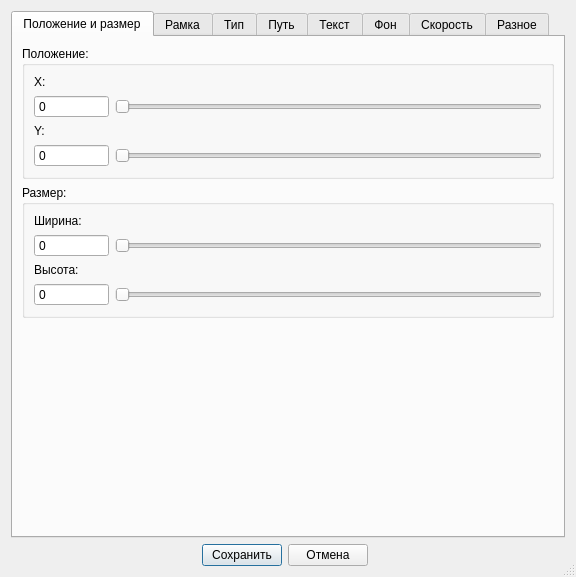
<?xml version="1.0" encoding="UTF-8"?>
<ui version="4.0">
 <class>Settings_window</class>
 <widget class="QDialog" name="Settings_window">
  <property name="windowModality">
   <enum>Qt::ApplicationModal</enum>
  </property>
  <property name="geometry">
   <rect>
    <x>0</x>
    <y>0</y>
    <width>576</width>
    <height>577</height>
   </rect>
  </property>
  <property name="windowTitle">
   <string>Настройки виджета</string>
  </property>
  <property name="windowIcon">
   <iconset resource="../../img.qrc">
    <normaloff>:/img/img/settings_button.png</normaloff>:/img/img/settings_button.png</iconset>
  </property>
  <property name="sizeGripEnabled">
   <bool>true</bool>
  </property>
  <layout class="QGridLayout" name="gridLayout_4">
   <item row="1" column="1">
    <widget class="QPushButton" name="save">
     <property name="text">
      <string>Сохранить</string>
     </property>
    </widget>
   </item>
   <item row="1" column="2">
    <widget class="QPushButton" name="cancel">
     <property name="text">
      <string>Отмена</string>
     </property>
    </widget>
   </item>
   <item row="1" column="0">
    <spacer name="horizontalSpacer">
     <property name="orientation">
      <enum>Qt::Horizontal</enum>
     </property>
     <property name="sizeHint" stdset="0">
      <size>
       <width>40</width>
       <height>20</height>
      </size>
     </property>
    </spacer>
   </item>
   <item row="1" column="3">
    <spacer name="horizontalSpacer_2">
     <property name="orientation">
      <enum>Qt::Horizontal</enum>
     </property>
     <property name="sizeHint" stdset="0">
      <size>
       <width>40</width>
       <height>20</height>
      </size>
     </property>
    </spacer>
   </item>
   <item row="0" column="0" colspan="5">
    <widget class="QTabWidget" name="settings">
     <property name="tabPosition">
      <enum>QTabWidget::North</enum>
     </property>
     <property name="tabShape">
      <enum>QTabWidget::Rounded</enum>
     </property>
     <property name="currentIndex">
      <number>0</number>
     </property>
     <widget class="QWidget" name="position_and_size_tab">
      <attribute name="title">
       <string>Положение и размер</string>
      </attribute>
      <layout class="QVBoxLayout" name="verticalLayout">
       <item>
        <widget class="QGroupBox" name="groupBox">
         <property name="title">
          <string>Положение:</string>
         </property>
         <layout class="QGridLayout" name="gridLayout_10">
          <item row="4" column="0">
           <widget class="QSpinBox" name="y">
            <property name="minimumSize">
             <size>
              <width>75</width>
              <height>0</height>
             </size>
            </property>
            <property name="readOnly">
             <bool>true</bool>
            </property>
            <property name="buttonSymbols">
             <enum>QAbstractSpinBox::NoButtons</enum>
            </property>
           </widget>
          </item>
          <item row="3" column="0">
           <widget class="QLabel" name="label_y">
            <property name="text">
             <string>Y:</string>
            </property>
           </widget>
          </item>
          <item row="1" column="0">
           <widget class="QSpinBox" name="x">
            <property name="minimumSize">
             <size>
              <width>75</width>
              <height>0</height>
             </size>
            </property>
            <property name="readOnly">
             <bool>true</bool>
            </property>
            <property name="buttonSymbols">
             <enum>QAbstractSpinBox::NoButtons</enum>
            </property>
           </widget>
          </item>
          <item row="0" column="0">
           <widget class="QLabel" name="label_x">
            <property name="text">
             <string>X:</string>
            </property>
           </widget>
          </item>
          <item row="1" column="1">
           <widget class="QSlider" name="horizontalSlider_x">
            <property name="font">
             <font>
              <pointsize>8</pointsize>
             </font>
            </property>
            <property name="singleStep">
             <number>1</number>
            </property>
            <property name="tracking">
             <bool>true</bool>
            </property>
            <property name="orientation">
             <enum>Qt::Horizontal</enum>
            </property>
            <property name="invertedAppearance">
             <bool>false</bool>
            </property>
            <property name="invertedControls">
             <bool>false</bool>
            </property>
            <property name="tickPosition">
             <enum>QSlider::NoTicks</enum>
            </property>
           </widget>
          </item>
          <item row="4" column="1">
           <widget class="QSlider" name="horizontalSlider_y">
            <property name="orientation">
             <enum>Qt::Horizontal</enum>
            </property>
           </widget>
          </item>
         </layout>
        </widget>
       </item>
       <item>
        <widget class="QGroupBox" name="groupBox_2">
         <property name="title">
          <string>Размер:</string>
         </property>
         <layout class="QGridLayout" name="gridLayout_11">
          <item row="1" column="0">
           <widget class="QSpinBox" name="width">
            <property name="minimumSize">
             <size>
              <width>75</width>
              <height>0</height>
             </size>
            </property>
            <property name="readOnly">
             <bool>true</bool>
            </property>
            <property name="buttonSymbols">
             <enum>QAbstractSpinBox::NoButtons</enum>
            </property>
           </widget>
          </item>
          <item row="0" column="0">
           <widget class="QLabel" name="label_4">
            <property name="text">
             <string>Ширина:</string>
            </property>
           </widget>
          </item>
          <item row="4" column="0">
           <widget class="QSpinBox" name="height">
            <property name="minimumSize">
             <size>
              <width>75</width>
              <height>0</height>
             </size>
            </property>
            <property name="readOnly">
             <bool>true</bool>
            </property>
            <property name="buttonSymbols">
             <enum>QAbstractSpinBox::NoButtons</enum>
            </property>
           </widget>
          </item>
          <item row="3" column="0">
           <widget class="QLabel" name="label_3">
            <property name="text">
             <string>Высота:</string>
            </property>
           </widget>
          </item>
          <item row="1" column="1">
           <widget class="QSlider" name="horizontalSlider_width">
            <property name="orientation">
             <enum>Qt::Horizontal</enum>
            </property>
           </widget>
          </item>
          <item row="4" column="1">
           <widget class="QSlider" name="horizontalSlider_height">
            <property name="orientation">
             <enum>Qt::Horizontal</enum>
            </property>
           </widget>
          </item>
         </layout>
        </widget>
       </item>
       <item>
        <spacer name="verticalSpacer_5">
         <property name="orientation">
          <enum>Qt::Vertical</enum>
         </property>
         <property name="sizeHint" stdset="0">
          <size>
           <width>20</width>
           <height>40</height>
          </size>
         </property>
        </spacer>
       </item>
      </layout>
     </widget>
     <widget class="QWidget" name="border_tab">
      <attribute name="title">
       <string>Рамка</string>
      </attribute>
      <layout class="QGridLayout" name="gridLayout">
       <item row="1" column="0">
        <widget class="QGroupBox" name="groupBox_4">
         <property name="title">
          <string>Рамка, при нажатии:</string>
         </property>
         <layout class="QGridLayout" name="gridLayout_3">
          <item row="1" column="0" colspan="2">
           <widget class="QSpinBox" name="borderClick_width">
            <property name="minimumSize">
             <size>
              <width>75</width>
              <height>0</height>
             </size>
            </property>
            <property name="readOnly">
             <bool>true</bool>
            </property>
            <property name="buttonSymbols">
             <enum>QAbstractSpinBox::NoButtons</enum>
            </property>
            <property name="singleStep">
             <number>1</number>
            </property>
           </widget>
          </item>
          <item row="1" column="2">
           <widget class="QSlider" name="horizontalSlider_borderClick_width">
            <property name="singleStep">
             <number>1</number>
            </property>
            <property name="orientation">
             <enum>Qt::Horizontal</enum>
            </property>
           </widget>
          </item>
          <item row="3" column="0" colspan="3">
           <widget class="SetColorRGBA" name="borderClick_Color" native="true"/>
          </item>
          <item row="0" column="0" colspan="3">
           <widget class="QLabel" name="label_8">
            <property name="text">
             <string>Ширина рамки:</string>
            </property>
           </widget>
          </item>
         </layout>
        </widget>
       </item>
       <item row="2" column="0">
        <spacer name="verticalSpacer_6">
         <property name="orientation">
          <enum>Qt::Vertical</enum>
         </property>
         <property name="sizeHint" stdset="0">
          <size>
           <width>20</width>
           <height>40</height>
          </size>
         </property>
        </spacer>
       </item>
       <item row="0" column="0">
        <widget class="QGroupBox" name="groupBox_3">
         <property name="title">
          <string>Рамка:</string>
         </property>
         <layout class="QGridLayout" name="gridLayout_2">
          <item row="1" column="0" colspan="2">
           <widget class="QSpinBox" name="border_width">
            <property name="minimumSize">
             <size>
              <width>75</width>
              <height>0</height>
             </size>
            </property>
            <property name="readOnly">
             <bool>true</bool>
            </property>
            <property name="buttonSymbols">
             <enum>QAbstractSpinBox::NoButtons</enum>
            </property>
            <property name="singleStep">
             <number>1</number>
            </property>
           </widget>
          </item>
          <item row="1" column="2">
           <widget class="QSlider" name="horizontalSlider_border_width">
            <property name="singleStep">
             <number>1</number>
            </property>
            <property name="tracking">
             <bool>true</bool>
            </property>
            <property name="orientation">
             <enum>Qt::Horizontal</enum>
            </property>
            <property name="tickPosition">
             <enum>QSlider::NoTicks</enum>
            </property>
           </widget>
          </item>
          <item row="0" column="0" colspan="3">
           <widget class="QLabel" name="label_5">
            <property name="text">
             <string>Ширина рамки:</string>
            </property>
           </widget>
          </item>
          <item row="3" column="0" colspan="3">
           <widget class="SetColorRGBA" name="borderColor" native="true"/>
          </item>
         </layout>
        </widget>
       </item>
      </layout>
     </widget>
     <widget class="QWidget" name="type_tab">
      <attribute name="title">
       <string>Тип</string>
      </attribute>
      <layout class="QVBoxLayout" name="verticalLayout_2">
       <item>
        <widget class="QLabel" name="label_11">
         <property name="text">
          <string>Тип виджета:</string>
         </property>
        </widget>
       </item>
       <item>
        <widget class="QComboBox" name="type_list">
         <property name="enabled">
          <bool>true</bool>
         </property>
         <property name="frame">
          <bool>true</bool>
         </property>
         <property name="modelColumn">
          <number>0</number>
         </property>
         <item>
          <property name="text">
           <string>clock</string>
          </property>
         </item>
         <item>
          <property name="text">
           <string>date</string>
          </property>
         </item>
         <item>
          <property name="text">
           <string>dont_click</string>
          </property>
         </item>
         <item>
          <property name="text">
           <string>image_viewer</string>
          </property>
         </item>
         <item>
          <property name="text">
           <string>label</string>
          </property>
         </item>
         <item>
          <property name="text">
           <string>run_string</string>
          </property>
         </item>
         <item>
          <property name="text">
           <string>schedule</string>
          </property>
         </item>
         <item>
          <property name="text">
           <string>bells_monitor</string>
          </property>
         </item>
        </widget>
       </item>
       <item>
        <widget class="QLabel" name="label_12">
         <property name="text">
          <string>Имя виджета:</string>
         </property>
        </widget>
       </item>
       <item>
        <widget class="QLineEdit" name="widgetName">
         <property name="clearButtonEnabled">
          <bool>true</bool>
         </property>
        </widget>
       </item>
       <item>
        <spacer name="verticalSpacer">
         <property name="orientation">
          <enum>Qt::Vertical</enum>
         </property>
         <property name="sizeHint" stdset="0">
          <size>
           <width>20</width>
           <height>40</height>
          </size>
         </property>
        </spacer>
       </item>
      </layout>
     </widget>
     <widget class="QWidget" name="path_tab">
      <attribute name="title">
       <string>Путь</string>
      </attribute>
      <layout class="QGridLayout" name="gridLayout_5">
       <item row="2" column="0">
        <widget class="QGroupBox" name="groupBox_dirPath">
         <property name="title">
          <string>Путь к каталогу:</string>
         </property>
         <layout class="QGridLayout" name="gridLayout_7">
          <item row="0" column="0">
           <widget class="QLineEdit" name="dirPath">
            <property name="readOnly">
             <bool>true</bool>
            </property>
           </widget>
          </item>
          <item row="0" column="1">
           <widget class="QPushButton" name="dirPath_button">
            <property name="maximumSize">
             <size>
              <width>28</width>
              <height>16777215</height>
             </size>
            </property>
            <property name="text">
             <string>...</string>
            </property>
           </widget>
          </item>
         </layout>
        </widget>
       </item>
       <item row="3" column="0">
        <widget class="QGroupBox" name="groupBox_txtPath">
         <property name="title">
          <string>Путь к текстовому файлу:</string>
         </property>
         <layout class="QGridLayout" name="gridLayout_8">
          <item row="0" column="0">
           <widget class="QLineEdit" name="txtPath">
            <property name="readOnly">
             <bool>true</bool>
            </property>
           </widget>
          </item>
          <item row="0" column="1">
           <widget class="QPushButton" name="txtPath_button">
            <property name="maximumSize">
             <size>
              <width>28</width>
              <height>16777215</height>
             </size>
            </property>
            <property name="text">
             <string>...</string>
            </property>
           </widget>
          </item>
         </layout>
        </widget>
       </item>
       <item row="0" column="0">
        <widget class="QGroupBox" name="groupBox_iconPath">
         <property name="title">
          <string>Путь к изображению:</string>
         </property>
         <layout class="QGridLayout" name="gridLayout_6">
          <item row="0" column="0">
           <widget class="QLineEdit" name="iconPath">
            <property name="readOnly">
             <bool>true</bool>
            </property>
           </widget>
          </item>
          <item row="0" column="1">
           <widget class="QPushButton" name="iconPath_button">
            <property name="sizePolicy">
             <sizepolicy hsizetype="Fixed" vsizetype="Fixed">
              <horstretch>0</horstretch>
              <verstretch>0</verstretch>
             </sizepolicy>
            </property>
            <property name="maximumSize">
             <size>
              <width>28</width>
              <height>16777215</height>
             </size>
            </property>
            <property name="text">
             <string>...</string>
            </property>
           </widget>
          </item>
         </layout>
        </widget>
       </item>
       <item row="4" column="0">
        <widget class="QGroupBox" name="groupBox_xmlPath">
         <property name="title">
          <string>Путь к файлу расписания:</string>
         </property>
         <layout class="QGridLayout" name="gridLayout_9">
          <item row="0" column="0">
           <widget class="QLineEdit" name="xmlPath">
            <property name="readOnly">
             <bool>true</bool>
            </property>
           </widget>
          </item>
          <item row="0" column="1">
           <widget class="QPushButton" name="xmlPath_button">
            <property name="maximumSize">
             <size>
              <width>28</width>
              <height>16777215</height>
             </size>
            </property>
            <property name="text">
             <string>...</string>
            </property>
           </widget>
          </item>
         </layout>
        </widget>
       </item>
       <item row="5" column="0">
        <spacer name="verticalSpacer_7">
         <property name="orientation">
          <enum>Qt::Vertical</enum>
         </property>
         <property name="sizeHint" stdset="0">
          <size>
           <width>20</width>
           <height>40</height>
          </size>
         </property>
        </spacer>
       </item>
      </layout>
     </widget>
     <widget class="QWidget" name="text_tab">
      <attribute name="title">
       <string>Текст</string>
      </attribute>
      <layout class="QVBoxLayout" name="verticalLayout_3">
       <item>
        <widget class="SetText" name="textWidget" native="true"/>
       </item>
       <item>
        <widget class="QGroupBox" name="groupBox_title">
         <property name="title">
          <string>Заголовок:</string>
         </property>
         <layout class="QVBoxLayout" name="verticalLayout_7">
          <item>
           <widget class="QLineEdit" name="title">
            <property name="alignment">
             <set>Qt::AlignCenter</set>
            </property>
           </widget>
          </item>
          <item>
           <widget class="SetText" name="titleWidget" native="true"/>
          </item>
         </layout>
        </widget>
       </item>
       <item>
        <spacer name="verticalSpacer_2">
         <property name="orientation">
          <enum>Qt::Vertical</enum>
         </property>
         <property name="sizeHint" stdset="0">
          <size>
           <width>20</width>
           <height>40</height>
          </size>
         </property>
        </spacer>
       </item>
      </layout>
     </widget>
     <widget class="QWidget" name="background_tab">
      <attribute name="title">
       <string>Фон</string>
      </attribute>
      <layout class="QVBoxLayout" name="verticalLayout_4">
       <item>
        <widget class="SetColorRGBA" name="backgroundWidget" native="true"/>
       </item>
       <item>
        <spacer name="verticalSpacer_8">
         <property name="orientation">
          <enum>Qt::Vertical</enum>
         </property>
         <property name="sizeHint" stdset="0">
          <size>
           <width>20</width>
           <height>40</height>
          </size>
         </property>
        </spacer>
       </item>
      </layout>
     </widget>
     <widget class="QWidget" name="speed_tab">
      <attribute name="title">
       <string>Скорость</string>
      </attribute>
      <layout class="QVBoxLayout" name="verticalLayout_8">
       <item>
        <widget class="QGroupBox" name="groupBox_runString">
         <property name="title">
          <string>Бегущая строка:</string>
         </property>
         <layout class="QGridLayout" name="gridLayout_13">
          <item row="1" column="0">
           <widget class="QSpinBox" name="speed">
            <property name="minimumSize">
             <size>
              <width>75</width>
              <height>0</height>
             </size>
            </property>
            <property name="readOnly">
             <bool>true</bool>
            </property>
            <property name="buttonSymbols">
             <enum>QAbstractSpinBox::NoButtons</enum>
            </property>
            <property name="minimum">
             <number>-1</number>
            </property>
            <property name="maximum">
             <number>50</number>
            </property>
           </widget>
          </item>
          <item row="1" column="1">
           <widget class="QSlider" name="horizontalSlider_speed">
            <property name="minimum">
             <number>-1</number>
            </property>
            <property name="maximum">
             <number>50</number>
            </property>
            <property name="orientation">
             <enum>Qt::Horizontal</enum>
            </property>
           </widget>
          </item>
          <item row="0" column="0" colspan="2">
           <widget class="QLabel" name="label_17">
            <property name="text">
             <string>Скорость:</string>
            </property>
           </widget>
          </item>
          <item row="3" column="0" colspan="2">
           <spacer name="verticalSpacer_3">
            <property name="orientation">
             <enum>Qt::Vertical</enum>
            </property>
            <property name="sizeType">
             <enum>QSizePolicy::Expanding</enum>
            </property>
            <property name="sizeHint" stdset="0">
             <size>
              <width>20</width>
              <height>40</height>
             </size>
            </property>
           </spacer>
          </item>
         </layout>
        </widget>
       </item>
      </layout>
     </widget>
     <widget class="QWidget" name="other_tab">
      <attribute name="title">
       <string>Разное</string>
      </attribute>
      <layout class="QVBoxLayout" name="verticalLayout_11">
       <item>
        <widget class="QGroupBox" name="groupBox_dynamicMiniWidget">
         <property name="title">
          <string>dynamicMiniWidget:</string>
         </property>
         <layout class="QGridLayout" name="gridLayout_12">
          <item row="3" column="0">
           <widget class="QSpinBox" name="dynamicMiniWidgetTimer">
            <property name="minimumSize">
             <size>
              <width>75</width>
              <height>0</height>
             </size>
            </property>
            <property name="readOnly">
             <bool>true</bool>
            </property>
            <property name="buttonSymbols">
             <enum>QAbstractSpinBox::NoButtons</enum>
            </property>
            <property name="minimum">
             <number>1</number>
            </property>
            <property name="maximum">
             <number>60</number>
            </property>
           </widget>
          </item>
          <item row="3" column="1">
           <widget class="QSlider" name="horizontalSlider_dynamicMiniWidgetTimer">
            <property name="minimum">
             <number>1</number>
            </property>
            <property name="maximum">
             <number>60</number>
            </property>
            <property name="pageStep">
             <number>1</number>
            </property>
            <property name="orientation">
             <enum>Qt::Horizontal</enum>
            </property>
           </widget>
          </item>
          <item row="1" column="0" colspan="2">
           <widget class="QComboBox" name="dynamicMiniWidget">
            <item>
             <property name="text">
              <string>false</string>
             </property>
            </item>
            <item>
             <property name="text">
              <string>true</string>
             </property>
            </item>
           </widget>
          </item>
          <item row="2" column="0" colspan="2">
           <widget class="QLabel" name="label_2">
            <property name="text">
             <string>dynamicMiniWidgetTimer:</string>
            </property>
           </widget>
          </item>
          <item row="0" column="0" colspan="2">
           <widget class="QLabel" name="label">
            <property name="text">
             <string>dynamicMiniWidget:</string>
            </property>
           </widget>
          </item>
         </layout>
        </widget>
       </item>
       <item>
        <widget class="QGroupBox" name="groupBox_pattern">
         <property name="title">
          <string>Шаблон отображения даты:</string>
         </property>
         <layout class="QVBoxLayout" name="verticalLayout_12">
          <item>
           <widget class="QLineEdit" name="pattern"/>
          </item>
         </layout>
        </widget>
       </item>
       <item>
        <spacer name="verticalSpacer_4">
         <property name="orientation">
          <enum>Qt::Vertical</enum>
         </property>
         <property name="sizeHint" stdset="0">
          <size>
           <width>20</width>
           <height>40</height>
          </size>
         </property>
        </spacer>
       </item>
      </layout>
     </widget>
    </widget>
   </item>
  </layout>
  <action name="actionPath">
   <property name="icon">
    <iconset resource="../../img.qrc">
     <normaloff>:/img/img/settings_button.png</normaloff>:/img/img/settings_button.png</iconset>
   </property>
   <property name="text">
    <string>path</string>
   </property>
  </action>
 </widget>
 <customwidgets>
  <customwidget>
   <class>SetColorRGBA</class>
   <extends>QWidget</extends>
   <header>widget_types/settings/setcolorrgba.h</header>
   <container>1</container>
  </customwidget>
  <customwidget>
   <class>SetText</class>
   <extends>QWidget</extends>
   <header>widget_types/settings/settext.h</header>
   <container>1</container>
  </customwidget>
 </customwidgets>
 <resources>
  <include location="../../img.qrc"/>
 </resources>
 <connections>
  <connection>
   <sender>horizontalSlider_x</sender>
   <signal>valueChanged(int)</signal>
   <receiver>x</receiver>
   <slot>setValue(int)</slot>
   <hints>
    <hint type="sourcelabel">
     <x>389</x>
     <y>100</y>
    </hint>
    <hint type="destinationlabel">
     <x>104</x>
     <y>101</y>
    </hint>
   </hints>
  </connection>
  <connection>
   <sender>horizontalSlider_y</sender>
   <signal>valueChanged(int)</signal>
   <receiver>y</receiver>
   <slot>setValue(int)</slot>
   <hints>
    <hint type="sourcelabel">
     <x>389</x>
     <y>145</y>
    </hint>
    <hint type="destinationlabel">
     <x>104</x>
     <y>146</y>
    </hint>
   </hints>
  </connection>
  <connection>
   <sender>horizontalSlider_width</sender>
   <signal>valueChanged(int)</signal>
   <receiver>width</receiver>
   <slot>setValue(int)</slot>
   <hints>
    <hint type="sourcelabel">
     <x>389</x>
     <y>223</y>
    </hint>
    <hint type="destinationlabel">
     <x>104</x>
     <y>224</y>
    </hint>
   </hints>
  </connection>
  <connection>
   <sender>horizontalSlider_height</sender>
   <signal>valueChanged(int)</signal>
   <receiver>height</receiver>
   <slot>setValue(int)</slot>
   <hints>
    <hint type="sourcelabel">
     <x>389</x>
     <y>268</y>
    </hint>
    <hint type="destinationlabel">
     <x>104</x>
     <y>269</y>
    </hint>
   </hints>
  </connection>
  <connection>
   <sender>border_width</sender>
   <signal>valueChanged(int)</signal>
   <receiver>horizontalSlider_border_width</receiver>
   <slot>setValue(int)</slot>
   <hints>
    <hint type="sourcelabel">
     <x>104</x>
     <y>101</y>
    </hint>
    <hint type="destinationlabel">
     <x>389</x>
     <y>100</y>
    </hint>
   </hints>
  </connection>
  <connection>
   <sender>borderClick_width</sender>
   <signal>valueChanged(int)</signal>
   <receiver>horizontalSlider_borderClick_width</receiver>
   <slot>setValue(int)</slot>
   <hints>
    <hint type="sourcelabel">
     <x>104</x>
     <y>185</y>
    </hint>
    <hint type="destinationlabel">
     <x>389</x>
     <y>184</y>
    </hint>
   </hints>
  </connection>
  <connection>
   <sender>horizontalSlider_border_width</sender>
   <signal>valueChanged(int)</signal>
   <receiver>border_width</receiver>
   <slot>setValue(int)</slot>
   <hints>
    <hint type="sourcelabel">
     <x>389</x>
     <y>100</y>
    </hint>
    <hint type="destinationlabel">
     <x>104</x>
     <y>101</y>
    </hint>
   </hints>
  </connection>
  <connection>
   <sender>horizontalSlider_borderClick_width</sender>
   <signal>valueChanged(int)</signal>
   <receiver>borderClick_width</receiver>
   <slot>setValue(int)</slot>
   <hints>
    <hint type="sourcelabel">
     <x>389</x>
     <y>184</y>
    </hint>
    <hint type="destinationlabel">
     <x>104</x>
     <y>185</y>
    </hint>
   </hints>
  </connection>
  <connection>
   <sender>speed</sender>
   <signal>valueChanged(int)</signal>
   <receiver>horizontalSlider_speed</receiver>
   <slot>setValue(int)</slot>
   <hints>
    <hint type="sourcelabel">
     <x>104</x>
     <y>101</y>
    </hint>
    <hint type="destinationlabel">
     <x>389</x>
     <y>100</y>
    </hint>
   </hints>
  </connection>
  <connection>
   <sender>horizontalSlider_speed</sender>
   <signal>valueChanged(int)</signal>
   <receiver>speed</receiver>
   <slot>setValue(int)</slot>
   <hints>
    <hint type="sourcelabel">
     <x>389</x>
     <y>100</y>
    </hint>
    <hint type="destinationlabel">
     <x>104</x>
     <y>101</y>
    </hint>
   </hints>
  </connection>
  <connection>
   <sender>dynamicMiniWidgetTimer</sender>
   <signal>valueChanged(int)</signal>
   <receiver>horizontalSlider_dynamicMiniWidgetTimer</receiver>
   <slot>setValue(int)</slot>
   <hints>
    <hint type="sourcelabel">
     <x>104</x>
     <y>146</y>
    </hint>
    <hint type="destinationlabel">
     <x>389</x>
     <y>145</y>
    </hint>
   </hints>
  </connection>
  <connection>
   <sender>horizontalSlider_dynamicMiniWidgetTimer</sender>
   <signal>valueChanged(int)</signal>
   <receiver>dynamicMiniWidgetTimer</receiver>
   <slot>setValue(int)</slot>
   <hints>
    <hint type="sourcelabel">
     <x>389</x>
     <y>145</y>
    </hint>
    <hint type="destinationlabel">
     <x>104</x>
     <y>146</y>
    </hint>
   </hints>
  </connection>
  <connection>
   <sender>save</sender>
   <signal>clicked()</signal>
   <receiver>Settings_window</receiver>
   <slot>accept()</slot>
   <hints>
    <hint type="sourcelabel">
     <x>244</x>
     <y>556</y>
    </hint>
    <hint type="destinationlabel">
     <x>287</x>
     <y>288</y>
    </hint>
   </hints>
  </connection>
  <connection>
   <sender>cancel</sender>
   <signal>clicked()</signal>
   <receiver>Settings_window</receiver>
   <slot>reject()</slot>
   <hints>
    <hint type="sourcelabel">
     <x>330</x>
     <y>556</y>
    </hint>
    <hint type="destinationlabel">
     <x>287</x>
     <y>288</y>
    </hint>
   </hints>
  </connection>
 </connections>
</ui>
